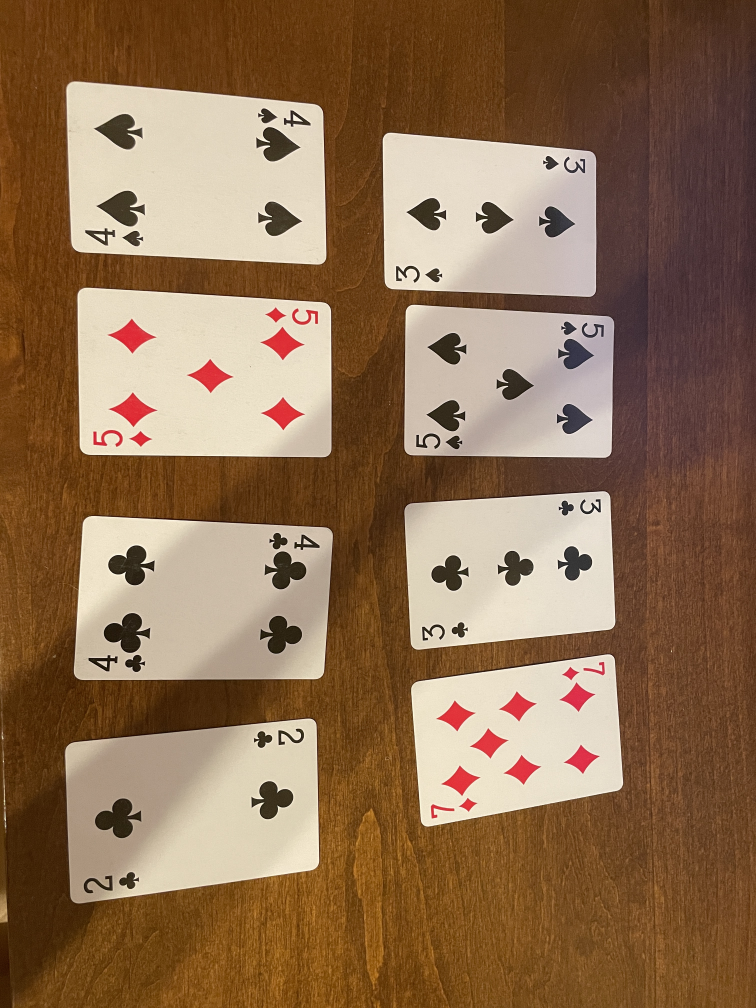
#> input picture cards.JPG, 3024 x 4032 px (shown at 1/4 size)
$ python Main.py
#> lines starting #> are read from the running program, lines starting #| are printed output that depends on the picture; after the words box and inside, x2 and y2 are one past the last pixel; in counts of white or black regions, pixels touching at a corner belong together
#> further down, img is the input picture: shape (4032, 3024, 3); mean B, G, R 82.2, 111.1, 141.9
### image_processing.py
import math
from random import randint

import numpy as np
import cv2

from Rectangle import Rectangle


# threshold= convert to black/white depending on what value you get
# counters - detect lines

# find counters - get three arrays - first image, second is countour, and last is hirearchy
def find_rectangle_contours(img, threshold_value, min_area, max_area, rectangle_list):
#> called with threshold_value = 170, min_area = 50000, max_area = 10000000
    grey_scale_image = cv2.cvtColor(img, cv2.COLOR_BGR2GRAY)
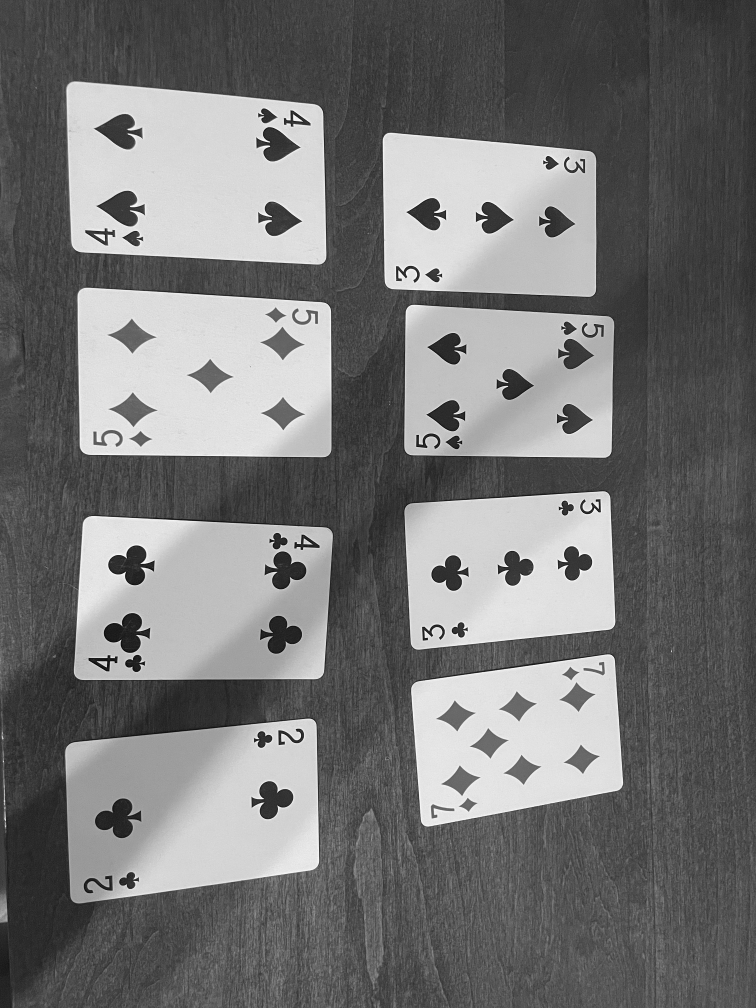
#> grey_scale_image: shape (4032, 3024) (shown at 1/4 size); min 0, max 255, mean 117
    otsu_ret, thresholds = cv2.threshold(grey_scale_image, threshold_value, 255, cv2.CHAIN_APPROX_NONE)
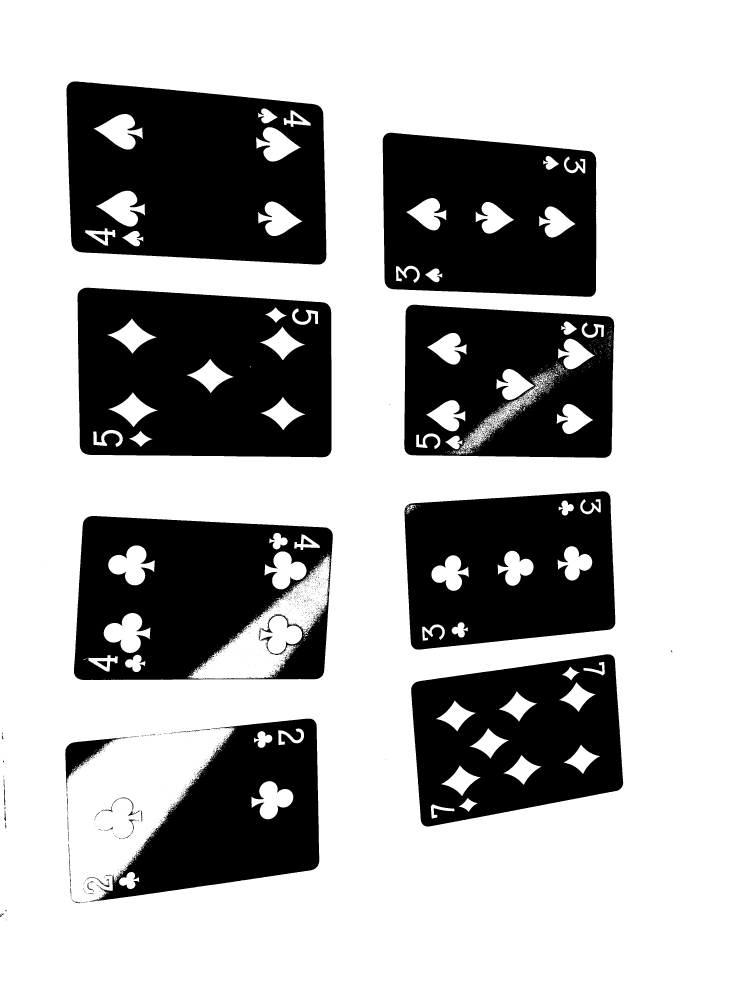
#> thresholds: shape (4032, 3024) (shown at 1/4 size); 69.2% white; 2124 black regions (2037 under 20 px)
#> otsu_ret = 170
    image_contours, image_hierarchy = cv2.findContours(thresholds, cv2.RETR_TREE, cv2.CHAIN_APPROX_NONE)
#> image_contours = 5194 contours, 4908 with area under 20; largest, box (x1, y1, x2, y2) and area: (0, 0, 3024, 4032) 12185668, (265, 325, 1307, 1059) 679551, (309, 1150, 1327, 1830) 652332, (295, 2063, 1332, 2721) 633065, (1530, 530, 2386, 1188) 514739

    number_cards = 0

    # cv2.imshow('cards', thresholds)
    for contour in image_contours:

        potential_contour = cv2.approxPolyDP(contour, 0.01 * cv2.arcLength(contour, True), True)

        if len(potential_contour) == 4:
            (x_loc, y_loc), (width, height), angle = cv2.minAreaRect(potential_contour)
            if width * height > min_area:
                if width * height < max_area:
                    number_cards += 1
                    cv2.drawContours(img, [potential_contour], 0, (randint(0, 255), randint(0, 255), randint(0, 255)),
                                     20)

                    cv2.circle(img, (int(x_loc), int(y_loc)), 7, (255, 0, 0), 20)
                    cv2.putText(img, "card", (int(x_loc), int(y_loc) + 60),
                                cv2.FONT_HERSHEY_SIMPLEX, 3, (0, 0, 0), 20)
                    # print("(", x_loc, ",", y_loc, ")", " angle: ", angle)
                    rect = Rectangle(x_loc, y_loc, width, height, angle)
                    pts = rect.get_rotated_rectangle_pts()

                    cv2.circle(img, pts[0], 7, (255, 0, 0), 20)

                    number_pts = rect.get_rotated_number_points()
                    for pt in number_pts:
                        cv2.circle(img, pt, 7, (0, 255, 0), 20)
                    rectangle_list.append(rect)
#> this loop made 5194 passes
#> (potential_contour, x_loc, y_loc, width, height, angle) on passes 1 to 8: ([[0, 0], [0, 4031], [3023, 4031], [3023, 0]], 1511.5, 2015.5, 4031, 3023, -90), ([[24, 3682], [25, 3681], [26, 3682], [25, 3683]], 25, 3682, 1.41, 1.41, -45), ([[25, 3680], [26, 3679], [27, 3680], [26, 3681]], 26, 3680, 1.41, 1.41, -45), ([[24, 3679], [25, 3678], [26, 3679], [25, 3680]], 25, 3679, 1.41, 1.41, -45), ([[25, 3678], [26, 3677], [27, 3678], [26, 3679]], 26, 3678, 1.41, 1.41, -45), ([[22, 3678], [23, 3677], [24, 3678], [23, 3679]], 23, 3678, 1.41, 1.41, -45), ([[25, 3673], [26, 3672], [27, 3673], [26, 3674]], 26, 3673, 1.41, 1.41, -45), ([[11, 3660], [12, 3659], [13, 3660], [12, 3661]], 12, 3660, 1.41, 1.41, -45)
#> (x_loc, y_loc, width, height, angle) on passes 62, 64, 65, 66, 69, 71: (412, 3579, 1.41, 1.41, -45), (407, 3579, 1.41, 1.41, -45), (390, 3579, 1.41, 1.41, -45), (406, 3578, 1.41, 1.41, -45), (415, 3574, 1.41, 1.41, -45), (419, 3572, 1.41, 1.41, -45)
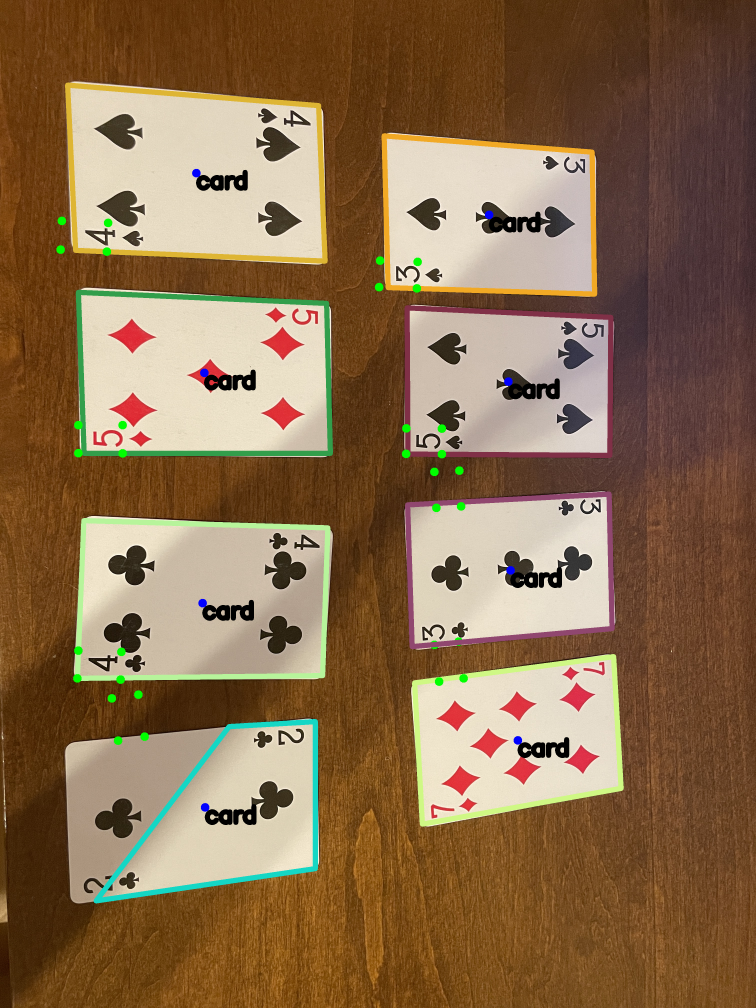
#> img: shape (4032, 3024, 3) (shown at 1/4 size); mean B, G, R 78, 108.9, 137.7
#> after the loop, number_cards = 8; rectangle_list = 8 items
    print("number of cards:", number_cards)
#| number of cards: 8


def find_greyscale_number_array(img, rectangle_array):
    grey_scale_image = cv2.cvtColor(img, cv2.COLOR_BGR2GRAY)
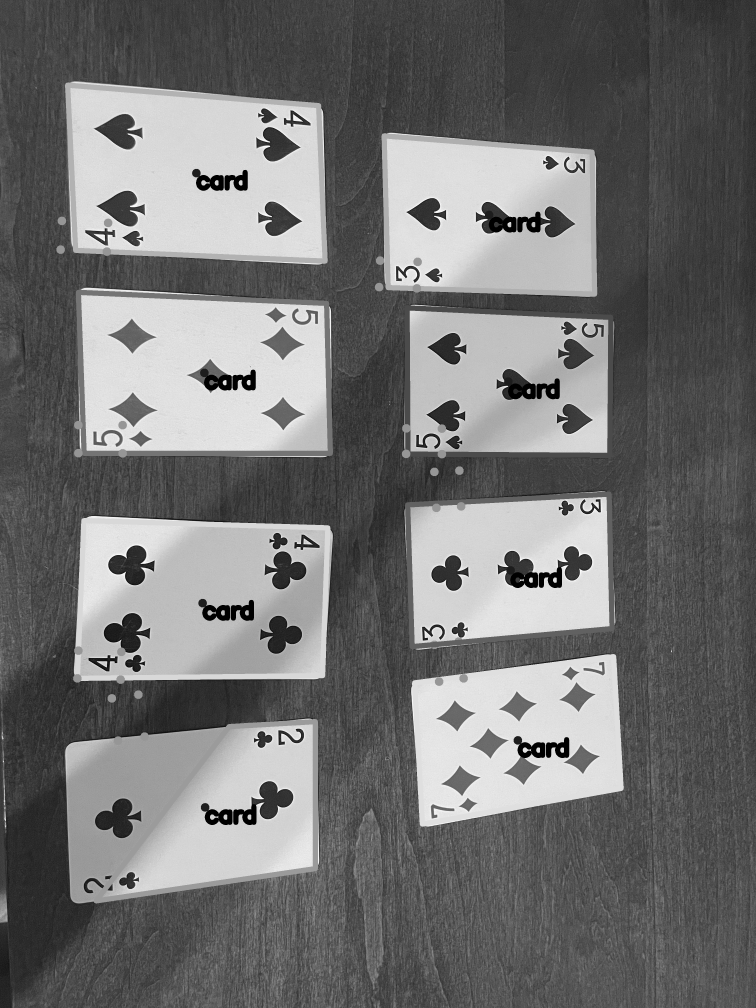
#> grey_scale_image: shape (4032, 3024) (shown at 1/4 size); min 0, max 255, mean 114

    for rectangle in rectangle_array:
        top_left_number_bound, top_right_number_bound, bottom_left_number_bound, bottom_right_number_bound = rectangle.get_unrotated_number_points()

        number_width = int(top_right_number_bound[0] - top_left_number_bound[0])
        number_height = int(bottom_left_number_bound[1] - top_left_number_bound[1])

        pixel_array = [[0 for i in range(number_height)] for j in range(number_width)]

        array_x_loc = 0
        # print(len(grey_scale_image))
        # print(len(grey_scale_image[0]))
        for y_loc in range(int(top_left_number_bound[0]), int(top_right_number_bound[0])):
            array_y_loc = 0
            for x_loc in range(int(top_left_number_bound[1]), int(bottom_left_number_bound[1])):
                rotated_pt = rectangle.get_rotation_about_point((y_loc, x_loc))

                # [4 lines of commented-out code are left out]

                grey_value = grey_scale_image[rotated_pt[1]][rotated_pt[0]]
                pixel_array[array_x_loc][array_y_loc] = grey_value
                cv2.circle(img, (int(rotated_pt[0]), int(rotated_pt[1])), 7, (255, 0, 0), 20)
                array_y_loc += 1
            array_x_loc += 1
        print("-----------")
        print(number_width, number_height)

        # TODO: have an array of pixels around the number
        # TODO: need to resize the array while take the average and converting it to a 28x28 pixel array
        # TODO: then convert the array to a 1D array and give it to the rectangle object
        # TODO: THEN FOCUS ON IDENTIFYING THE ROWS AND THE CARDS IN EACH ROW!!!- FOCUS ON THE GAME ASPECT ITSELF!
        resized_pixel_array = [[]]
        reshape_array(pixel_array, (28, 28), rectangle)  # resize the pixel array to 28x28

        # [9 lines of commented-out code are left out]


def reshape_array(arr, dimensions, rectangle):
    original_height = len(arr)
    original_width = len(arr[0])
    desired_width = dimensions[0]
    desired_height = dimensions[1]
    print_array = [[0 for i in range(desired_height)] for j in range(desired_width)]
    rectangle.greyscale_number_pixel_array = [[0 for i in range(desired_height)] for j in range(desired_width)]

    elements_per_row = original_height // desired_height
    elements_per_col = original_width // desired_width

    skip_row = original_height % desired_height
    skip_col = original_width % desired_width

    for row in range(desired_height):
        for col in range(desired_width):

            start_row = row * elements_per_row + skip_row
            start_col = col * elements_per_col + skip_col
            end_row = row * elements_per_row + elements_per_row + skip_row
            end_col = col * elements_per_col + elements_per_col + skip_col

            sum = 0
            for pixel_row in range(start_row, end_row):
                for pixel_col in range(start_col, end_col):
                    sum = sum + arr[pixel_row][pixel_col]

            result = 1-sum / (elements_per_row * elements_per_col)/255
            if result>.5:
                result=1
            else:
                result=0
            rectangle.greyscale_number_pixel_array[col][row] = result
    for i in range(len(rectangle.greyscale_number_pixel_array)):
        for j in range(len(rectangle.greyscale_number_pixel_array[0])):
            if rectangle.greyscale_number_pixel_array[i][j] >.5:
                print_array[i][j] = "0"
            else:
                print_array[i][j] = "-"
    for row in print_array:
        print(row)
    # now we have multiples of the desired size


# [6 lines left out: function update_rectangle_values, not called in this run]

### OCR_model.py
import tensorflow as tf
import numpy as np
import matplotlib.pyplot as plt
from tensorflow.keras.datasets import mnist
import Rectangle


def init_model():
    print(tf.__version__)
    prediction_model = tf.keras.Sequential([
#> (the run stopped early here; a loop or call above may not have finished)
